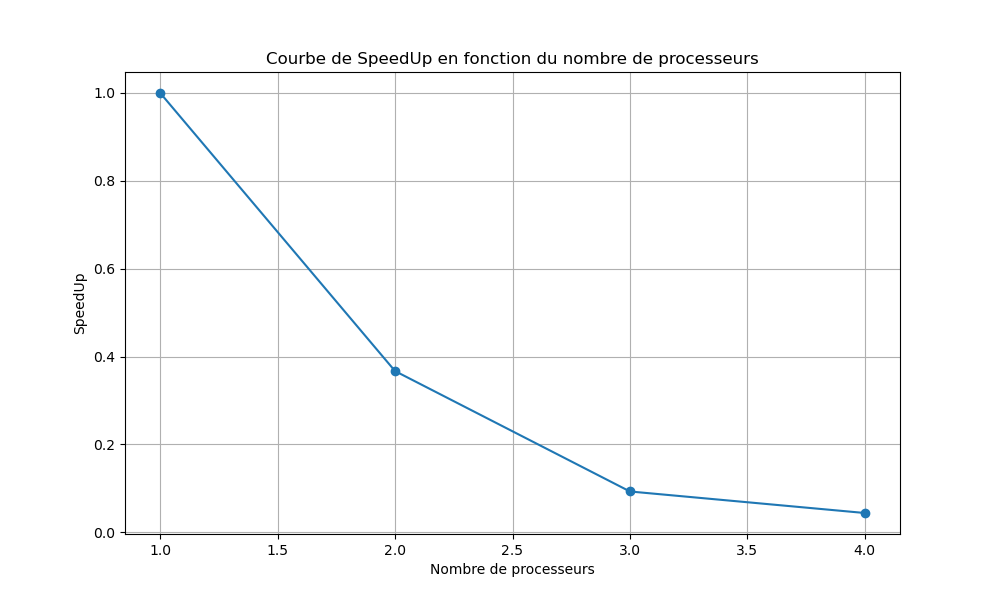

Generate this figure with Python:
import matplotlib.pyplot as plt

# Données fournies
procs = [1, 2, 3, 4]  # Nombre de processeurs
speedUps = [1, 0.367, 0.093, 0.044]  # SpeedUp correspondant pour chaque nombre de processeurs

# Création du graphique
plt.figure(figsize=(10, 6))
plt.plot(procs, speedUps, marker='o')

# Titre et étiquettes
plt.title("Courbe de SpeedUp en fonction du nombre de processeurs")
plt.xlabel("Nombre de processeurs")
plt.ylabel("SpeedUp")

# Ajout de grille
plt.grid(True)

# Affichage du graphique
plt.show()
